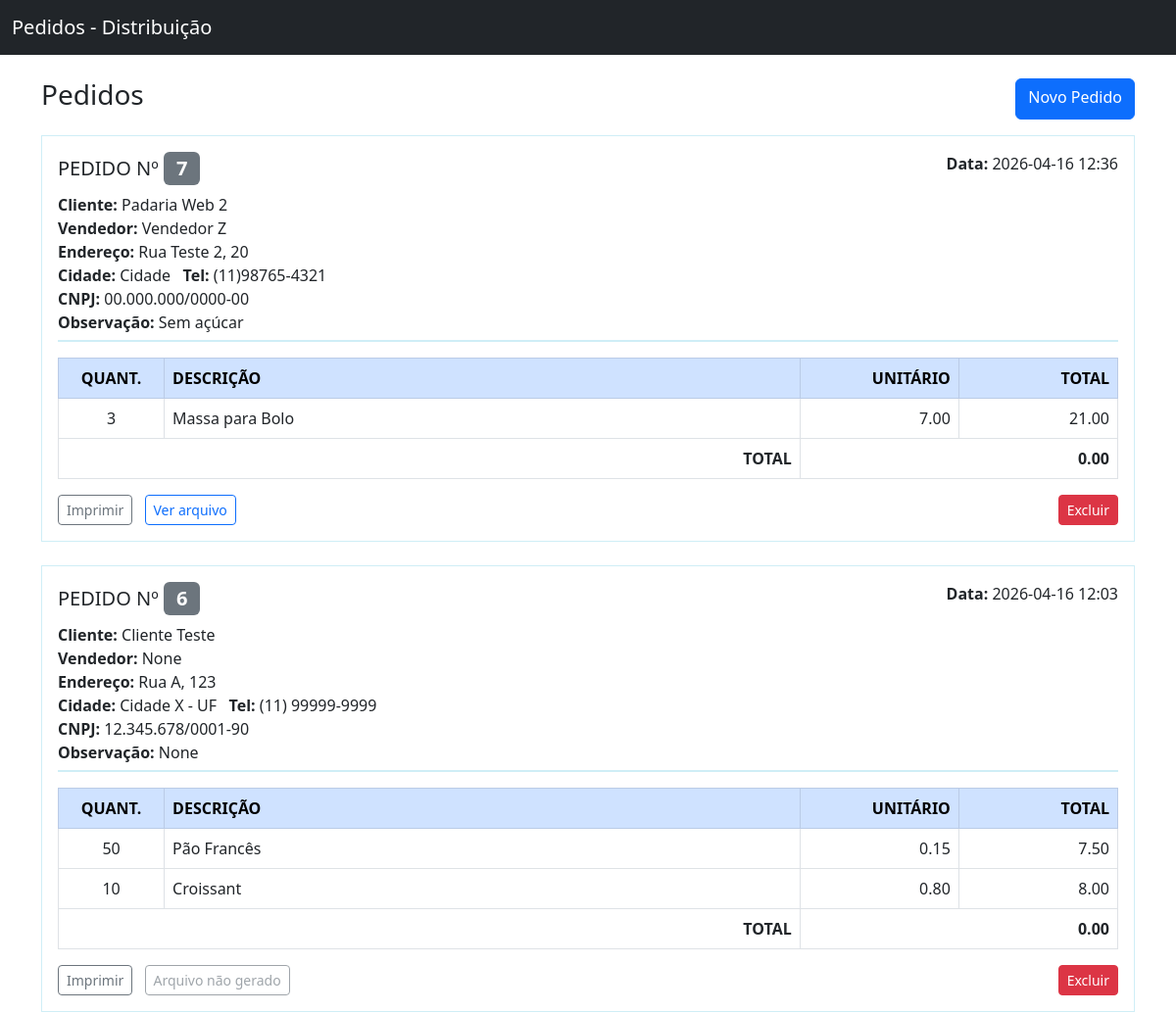
Before: / (upper part) with the older database file.
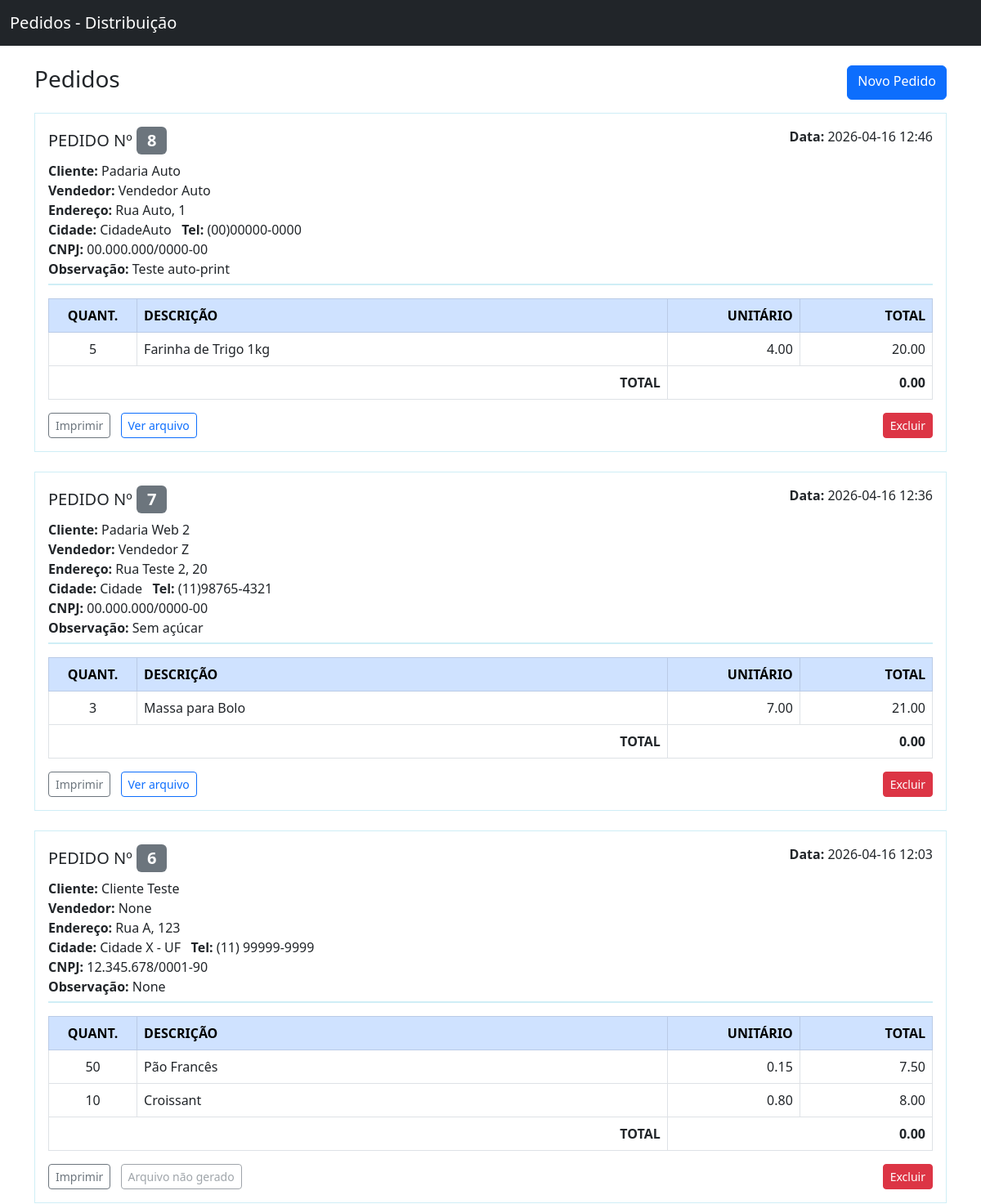
After: the same page with the newer database file.
### app/models.py (models this page shows)
class Order(db.Model):
    id = db.Column(db.Integer, primary_key=True)
    customer = db.Column(db.String(120))
    vendor = db.Column(db.String(120))
    notes = db.Column(db.Text)
    address = db.Column(db.String(200))
    city = db.Column(db.String(120))
    phone = db.Column(db.String(50))
    cnpj = db.Column(db.String(50))
    created_at = db.Column(db.DateTime, default=datetime.utcnow)
    items = db.relationship('OrderItem', backref='order', cascade='all, delete-orphan', lazy=True)

class OrderItem(db.Model):
    id = db.Column(db.Integer, primary_key=True)
    order_id = db.Column(db.Integer, db.ForeignKey('order.id'), nullable=False)
    product = db.Column(db.String(200))
    quantity = db.Column(db.Integer)
    unit_price = db.Column(db.Float, default=0.0)

### app/routes.py (the view)
@bp.route('/')
def index():
    orders = Order.query.order_by(Order.created_at.desc()).all()
    outdir = current_app.config.get('PRINTER_OUTPUT_DIR', 'prints')
    if not os.path.isabs(outdir):
        outdir = os.path.join(current_app.root_path, outdir)
    exists_map = {}
    for o in orders:
        exists_map[o.id] = {
            'txt': os.path.exists(os.path.join(outdir, f'order_{o.id}.txt')),
            'pdf': os.path.exists(os.path.join(outdir, f'order_{o.id}.pdf')),
        }
    return render_template('index.html', orders=orders, exists_map=exists_map)

### app/templates/index.html
{% extends 'layout.html' %}
{% block content %}
  <div class="d-flex justify-content-between mb-3">
    <h3>Pedidos</h3>
    <a class="btn btn-primary" href="/orders/new">Novo Pedido</a>
  </div>
  {% if orders %}
    {% for o in orders %}
      <div class="order-form mb-4 p-3">
        <div class="order-header d-flex justify-content-between">
          <div>
            <h5>PEDIDO Nº <span class="badge bg-secondary">{{ o.id }}</span></h5>
            <div><strong>Cliente:</strong> {{ o.customer }}</div>
            <div><strong>Vendedor:</strong> {{ o.vendor }}</div>
            <div><strong>Endereço:</strong> {{ o.address }}</div>
            <div><strong>Cidade:</strong> {{ o.city }} &nbsp; <strong>Tel:</strong> {{ o.phone }}</div>
            <div><strong>CNPJ:</strong> {{ o.cnpj }}</div>
            <div><strong>Observação:</strong> {{ o.notes }}</div>
          </div>
          <div class="text-end">
            <div><strong>Data:</strong> {{ o.created_at.strftime('%Y-%m-%d %H:%M') }}</div>
          </div>
        </div>
        <table class="table table-bordered order-table mt-3">
          <thead class="table-primary">
            <tr>
              <th class="text-center" style="width:10%;">QUANT.</th>
              <th>DESCRIÇÃO</th>
              <th class="text-end" style="width:15%;">UNITÁRIO</th>
              <th class="text-end" style="width:15%;">TOTAL</th>
            </tr>
          </thead>
          <tbody>
            {% set sum = 0 %}
            {% for it in o.items %}
              {% set line_total = (it.quantity or 0) * (it.unit_price or 0.0) %}
              {% set sum = sum + line_total %}
              <tr>
                <td class="text-center">{{ it.quantity }}</td>
                <td>{{ it.product }}</td>
                <td class="text-end">{{ '%.2f'|format(it.unit_price or 0.0) }}</td>
                <td class="text-end">{{ '%.2f'|format(line_total) }}</td>
              </tr>
            {% endfor %}
          </tbody>
          <tfoot>
            <tr>
              <td colspan="2" class="text-end"><strong>TOTAL</strong></td>
              <td colspan="2" class="text-end"><strong>{{ '%.2f'|format(sum) }}</strong></td>
            </tr>
          </tfoot>
        </table>
        <div class="d-flex justify-content-between mt-2">
          <div>
            <form method="post" action="/orders/{{ o.id }}/print" style="display:inline-block;margin-right:8px;">
              <button class="btn btn-sm btn-outline-secondary" type="submit">Imprimir</button>
            </form>
            {% if exists_map.get(o.id) and exists_map[o.id].pdf %}
              <a class="btn btn-sm btn-outline-primary" href="/prints/order_{{ o.id }}.pdf" target="_blank">Ver PDF</a>
            {% elif exists_map.get(o.id) and exists_map[o.id].txt %}
              <a class="btn btn-sm btn-outline-primary" href="/prints/order_{{ o.id }}.txt" target="_blank">Ver arquivo</a>
            {% else %}
              <button class="btn btn-sm btn-outline-secondary" disabled>Arquivo não gerado</button>
            {% endif %}
          </div>
          <div>
            <form method="post" action="/orders/{{ o.id }}/delete" onsubmit="return confirm('Remover pedido #{{ o.id }}?');" style="display:inline-block;">
              <button class="btn btn-sm btn-danger" type="submit">Excluir</button>
            </form>
          </div>
        </div>
      </div>
    {% endfor %}
  {% else %}
    <p>Nenhum pedido encontrado.</p>
  {% endif %}
{% endblock %}

### app/templates/layout.html (shortened to what this page needs)
<!doctype html>
<html lang="pt-BR">
  <head>
    <link href="https://cdn.jsdelivr.net/npm/bootstrap@5.3.0/dist/css/bootstrap.min.css" rel="stylesheet">
    <link rel="stylesheet" href="/static/style.css">
  </head>
  <body>
    <nav class="navbar navbar-dark bg-dark mb-4">
      <div class="container-fluid">
        <a class="navbar-brand" href="/">Pedidos - Distribuição</a>
      </div>
    </nav>
    <div class="container">
      {% block content %}{% endblock %}
    </div>
  </body>
  </html>

### app/static/style.css (style rules this page uses)
body { padding-bottom: 40px; }
.order-form { border: 1px solid #cfeef6; background: #ffffff; }
.order-header { padding-bottom: 6px; border-bottom: 2px solid #cfeef6; }
.order-table thead { background: #0d9bd7; color: #fff; }
.order-table th, .order-table td { vertical-align: middle; }
.badge { font-size: 100%; }

Changed rows visible on the page:
added Order: id "8", customer "Padaria Auto", vendor "Vendedor Auto", address "Rua Auto, 1", city "CidadeAuto", phone "(00)00000-0000", cnpj "00.000.000/0000-00", notes "Teste auto-print", created_at "2026-04-16 12:46", sum "0.00"
added OrderItem: quantity "5", product "Farinha de Trigo 1kg", unit_price "4.00", line_total "20.00", shown under "8"
